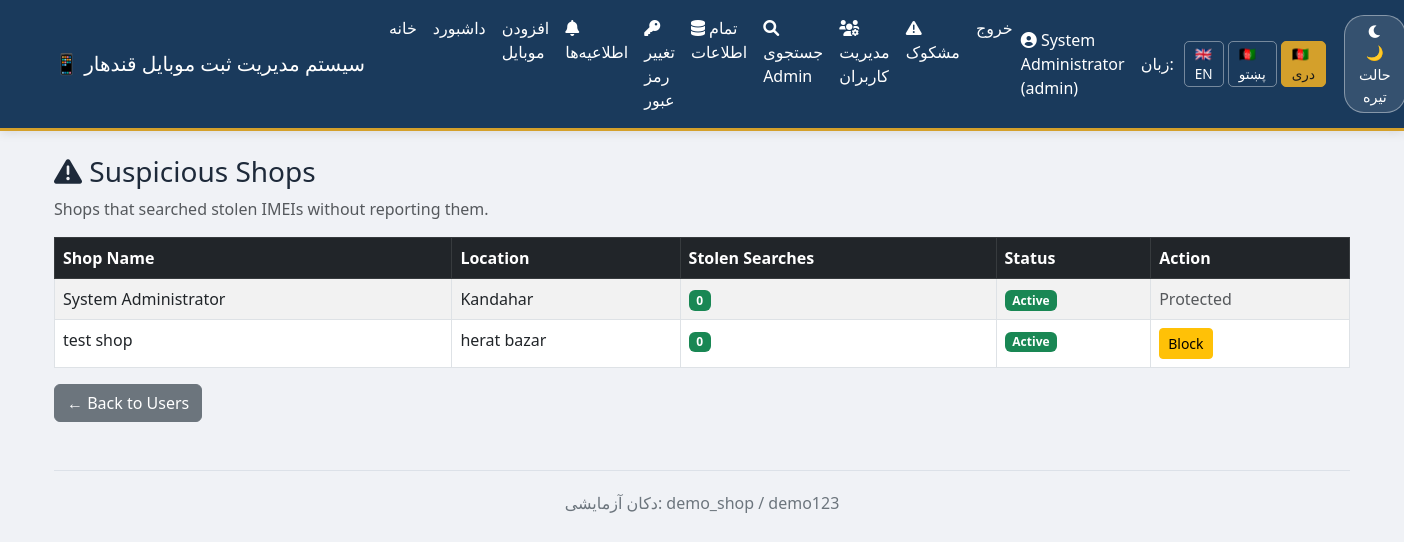
Screenshot of /admin/suspicious-shops?lang=fa (signed in) with the database file from the repository.
### app.py (models this page shows)
class Shop(UserMixin, db.Model):
    __tablename__ = 'shops'
    id = db.Column(db.Integer, primary_key=True)
    shop_name = db.Column(db.String(100), nullable=False)
    location = db.Column(db.String(200), nullable=False)
    contact = db.Column(db.String(20))
    email = db.Column(db.String(120), unique=True, nullable=True)
    username = db.Column(db.String(80), unique=True, nullable=False)
    password_hash = db.Column(db.String(200), nullable=False)
    role = db.Column(db.String(20), default='shop')
    is_blocked = db.Column(db.Boolean, default=False)
    mobiles = db.relationship('Mobile', backref='owner_shop', lazy=True, cascade="all, delete-orphan")

### app.py (the view)
@app.route('/admin/suspicious-shops')
@login_required
def admin_suspicious_shops():
    if current_user.role != 'admin':
        flash('Access denied.', 'danger')
        return redirect(url_for('shop_dashboard'))
    from sqlalchemy import func
    suspicious_shops = db.session.query(Shop, func.count(IMEICheckLog.id).label('search_count')).outerjoin(IMEICheckLog, (IMEICheckLog.checked_by == db.func.cast(Shop.id, db.String)) & (IMEICheckLog.status == 'suspicious_search')).group_by(Shop.id).all()
    return render_template('admin_suspicious_shops.html', shops=suspicious_shops)

### app.py (called while the page is built)
@app.before_request
def set_language():
    lang = request.args.get('lang')
    if lang in LANGUAGES:
        session['lang'] = lang
    if 'lang' not in session:
        session['lang'] = 'en'

def get_text(key):
    lang = session.get('lang', 'en')
    return T[lang].get(key, key)

@app.context_processor
def inject_translations():
    return dict(t=get_text, current_lang=session.get('lang', 'en'))

@login_manager.user_loader
def load_user(shop_id):
    return Shop.query.get(int(shop_id))

### templates/admin_suspicious_shops.html
{% extends "base.html" %}
{% block content %}
<h3><i class="fas fa-exclamation-triangle"></i> Suspicious Shops</h3>
<p class="text-muted">Shops that searched stolen IMEIs without reporting them.</p>
<table class="table table-striped table-bordered">
    <thead class="table-dark">
        <tr>
            <th>Shop Name</th>
            <th>Location</th>
            <th>Stolen Searches</th>
            <th>Status</th>
            <th>Action</th>
        </tr>
    </thead>
    <tbody>
    {% for shop, count in shops %}
    <tr>
        <td>{{ shop.shop_name }}</td>
        <td>{{ shop.location }}</td>
        <td>
            {% if count > 0 %}
                <span class="badge bg-danger">{{ count }}</span>
            {% else %}
                <span class="badge bg-success">0</span>
            {% endif %}
        </td>
        <td>
            {% if shop.is_blocked %}
                <span class="badge bg-danger">BLOCKED</span>
            {% else %}
                <span class="badge bg-success">Active</span>
            {% endif %}
        </td>
        <td>
            {% if shop.username != 'admin' %}
            <form method="POST" action="/admin/toggle-block/{{ shop.id }}">
                <button class="btn btn-sm {% if shop.is_blocked %}btn-success{% else %}btn-warning{% endif %}">
                    {% if shop.is_blocked %}Unblock{% else %}Block{% endif %}
                </button>
            </form>
            {% else %}
            <span class="text-muted">Protected</span>
            {% endif %}
        </td>
    </tr>
    {% endfor %}
    </tbody>
</table>
<a href="/admin/shops" class="btn btn-secondary">← Back to Users</a>
{% endblock %}

### templates/base.html (shortened to what this page needs)
<!DOCTYPE html>
<html lang="{{ current_lang }}">
<head>
    <link href="https://cdn.jsdelivr.net/npm/bootstrap@5.3.0/dist/css/bootstrap.min.css" rel="stylesheet">
    <link rel="stylesheet" href="https://cdnjs.cloudflare.com/ajax/libs/font-awesome/6.0.0-beta3/css/all.min.css">
</head>
<body>
    <nav class="navbar navbar-expand-lg navbar-custom">
        <div class="container">
            <a class="navbar-brand" href="/">{{ t('app_name') }}</a>
            <div class="collapse navbar-collapse" id="navbarNav">
                <ul class="navbar-nav me-auto">
                    <li class="nav-item"><a class="nav-link" href="/">{{ t('home') }}</a></li>
                    {% if current_user.is_authenticated %}
                        <li class="nav-item"><a class="nav-link" href="/shop/dashboard">{{ t('dashboard') }}</a></li>
                        <li class="nav-item"><a class="nav-link" href="/shop/add-mobile">{{ t('add_mobile') }}</a></li>
                        <li class="nav-item">
                            <a class="nav-link" href="/shop/notifications" style="position:relative;">
                                <i class="fas fa-bell"></i> {{ t('notifications') }}
                            </a>
                        </li>
                        <li class="nav-item"><a class="nav-link" href="/shop/change-password"><i class="fas fa-key"></i> {{ t('change_password') }}</a></li>
                        {% if current_user.role == 'admin' %}
                            <li class="nav-item"><a class="nav-link" href="/admin/all-mobiles"><i class="fas fa-database"></i> {{ t('all_data') }}</a></li>
<li class="nav-item"><a class="nav-link" href="/admin/search-imei"><i class="fas fa-search"></i> {{ t('admin_search') }}</a></li>
<li class="nav-item"><a class="nav-link" href="/admin/shops"><i class="fas fa-users-cog"></i> {{ t('manage_users') }}</a></li>
<li class="nav-item"><a class="nav-link" href="/admin/suspicious-shops"><i class="fas fa-exclamation-triangle"></i> {{ t('suspicious') }}</a></li>
                        {% endif %}
                        <li class="nav-item"><a class="nav-link" href="/shop/logout">{{ t('logout') }}</a></li>
                    {% else %}
                        <li class="nav-item"><a class="nav-link" href="/shop/login">{{ t('login') }}</a></li>
                    {% endif %}
                </ul>
                {% if current_user.is_authenticated %}
                <span class="navbar-text text-white me-3">
                    <i class="fas fa-user-circle"></i> {{ current_user.shop_name }} ({{ current_user.username }})
                </span>
                {% endif %}
                <span class="navbar-text me-2" style="color: #ddd;">{{ t('switch_lang') }}:</span>
                <a href="?lang=en" class="lang-btn {% if current_lang == 'en' %}active{% endif %}">🇬🇧 EN</a>
                <a href="?lang=ps" class="lang-btn {% if current_lang == 'ps' %}active{% endif %}">🇦🇫 پښتو</a>
                <a href="?lang=fa" class="lang-btn {% if current_lang == 'fa' %}active{% endif %}">🇦🇫 دری</a>
                <button id="darkModeToggle" class="dark-toggle-btn ms-3">
                    <i class="fas fa-moon"></i> <span id="modeLabel">{{ t('dark_mode') }}</span>
                </button>
            </div>
        </div>
    </nav>
    <div class="container mt-4">
        {% block content %}{% endblock %}
        <footer class="mt-5 text-center">
            <p>{{ t('demo_creds') }}</p>
        </footer>
    </div>
</body>
</html>

### templates/base.html (style rules this page uses)
:root { --primary-blue: #1a3a5c; --gold: #d4a02b; --gold-hover: #e8b83a; --bg-body-light: #f0f2f6; --text-body-light: #1e2a3a; --bg-card-light: #ffffff; --border-light: #dce1e8; --bg-nav-light: var(--primary-blue); --text-nav-light: #ffffff; --bg-body-dark: #0f1a2b; --text-body-dark: #eaf0f8; --bg-card-dark: #1e3347; --bg-input-dark: #2a4058; --border-dark: #3a5570; --bg-nav-dark: #1a2d42; --text-nav-dark: #ffffff; }
body { background-color: var(--bg-body-light); color: var(--text-body-light); transition: background 0.3s ease, color 0.3s ease; font-family: 'Segoe UI', Tahoma, Geneva, Verdana, sans-serif; }
.navbar-custom { background: var(--bg-nav-light) !important; border-bottom: 3px solid var(--gold); box-shadow: 0 2px 10px rgba(0,0,0,0.1); }
.navbar-custom .navbar-brand, .navbar-custom .nav-link, .navbar-custom .navbar-text { color: var(--text-nav-light) !important; font-weight: 500; }
.table thead { background-color: var(--primary-blue); color: #ffffff; }
.table-striped > tbody > tr:nth-of-type(odd) { background-color: rgba(0, 0, 0, 0.03); }
footer { border-top: 1px solid var(--border-light); padding-top: 20px; color: #6c757d; }
.lang-btn { background: transparent; border: 1px solid rgba(255, 255, 255, 0.4); color: #fff; padding: 2px 10px; border-radius: 5px; cursor: pointer; margin: 0 2px; text-decoration: none; font-size: 0.85rem; transition: 0.2s; }
.lang-btn:hover, .lang-btn.active { background-color: var(--gold); border-color: var(--gold); color: #1a1a1a; }
.dark-toggle-btn { background: rgba(255, 255, 255, 0.12); border: 1px solid rgba(255, 255, 255, 0.4); color: #fff; padding: 5px 14px; border-radius: 20px; cursor: pointer; transition: 0.2s; font-size: 0.9rem; }

### rows the page displays
Shop: shop_name "System Administrator", username "admin", location "Kandahar", is_blocked "Active", shows "Protected"
Shop: shop_name "test shop", location "herat bazar", is_blocked "Active"

### other values shown
{{ t('app_name') }} "📱 سیستم مدیریت ثبت موبایل قندهار"
{{ t('home') }} "خانه"
{{ t('dashboard') }} "داشبورد"
{{ t('add_mobile') }} "افزودن موبایل"
{{ t('notifications') }} "اطلاعیه‌ها"
{{ t('change_password') }} "تغییر رمز عبور"
{{ t('all_data') }} "تمام اطلاعات"
{{ t('admin_search') }} "جستجوی Admin"
{{ t('manage_users') }} "مدیریت کاربران"
{{ t('suspicious') }} "مشکوک"
{{ t('logout') }} "خروج"
{{ t('switch_lang') }} "زبان"
{{ t('dark_mode') }} "🌙 حالت تیره"
{{ t('demo_creds') }} "دکان آزمایشی: demo_shop / demo123"
